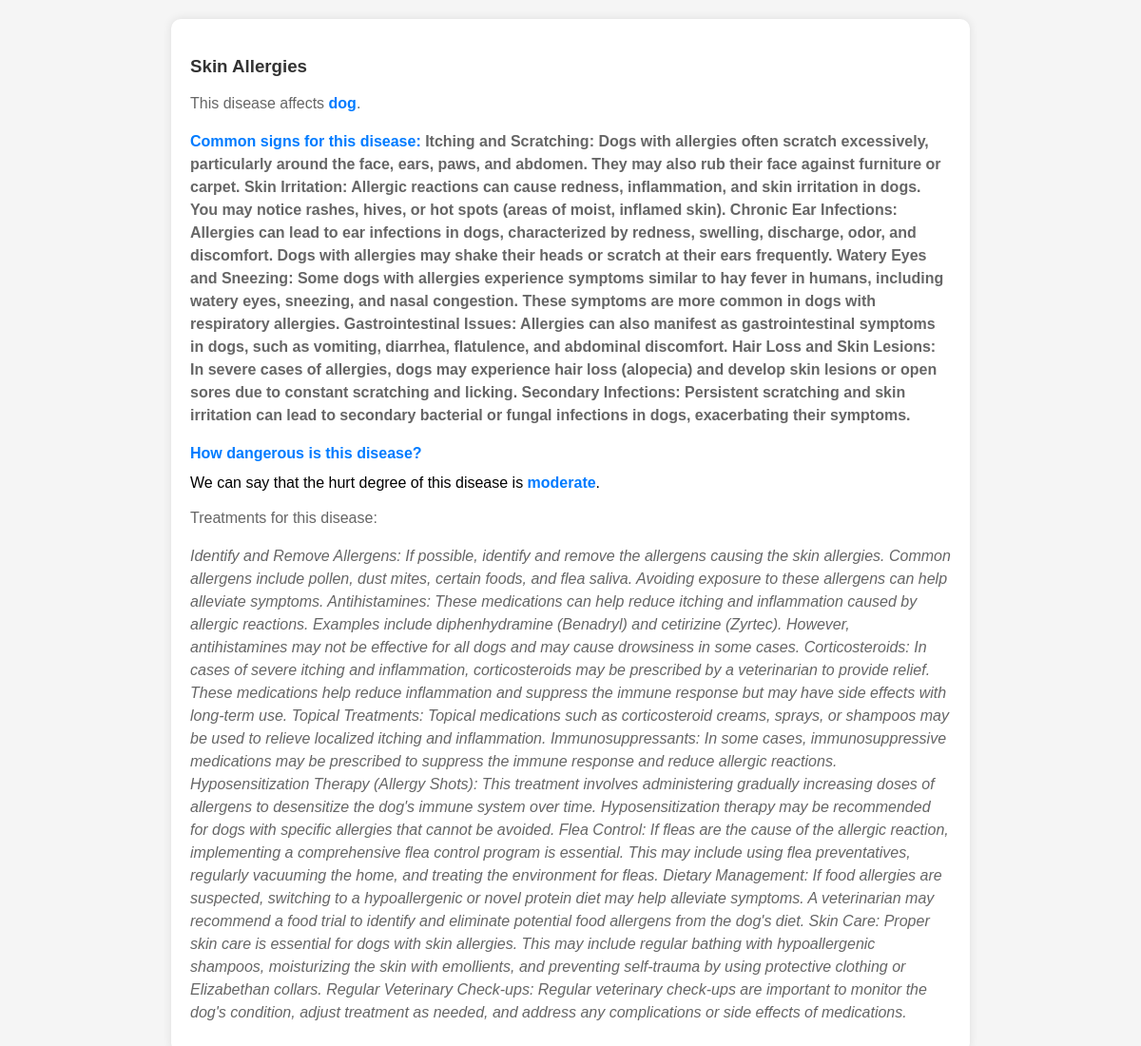
Screenshot of /pet_Health/1/ with the database file from the repository.
### pet_Health/models.py (models this page shows)
class Disease (models.Model) :
    disease_name = models.CharField(max_length=150)
    on_pet = (
        ('cat','Cat') ,
        ('dog','Dog') ,
    )
    animal = models.CharField(max_length=3, choices=on_pet)
    common_signs = models.TextField(default="this is the most common signs")
    disease_degree = (
        ('mild','Mild') ,
        ('moderate','Moderate') ,
        ('moderately_severe','Moderately_severe') ,
        ('severe','Severe') ,
        ('critical','Critical') ,
    )
    hurt_degree = models.CharField(max_length=50 , choices=disease_degree)
    treatment = models.TextField(default="These are the treatments we recommend")

### pet_Health/views.py (the view)
# urls.py: path('<int:disease_id>/' , views.detail , name = 'detail') ,
def detail(request , disease_id ) :
    selected_disease = Disease.objects.get(pk=disease_id)
    context = {
          'selected_disease' : selected_disease
     }
    return render (request , "pet_Health/detail.html" , context)

### pet_Health/templates/pet_Health/detail.html (shortened to what this page needs)
<!DOCTYPE html>
<html lang="en">
<head>
</head>
<body>
    <div class="container">
        <h3>{{ selected_disease.disease_name }}</h3>
        <p>This disease affects <b>{{ selected_disease.animal }}</b>.</p>
        <p class="common-signs"><b>Common signs for this disease:</b> {{ selected_disease.common_signs }}</p>
        <p>
            <b>How dangerous is this disease?</b>
            <div>We can say that the hurt degree of this disease is <b>{{ selected_disease.hurt_degree }}</b>.</div>
        </p>
        <p>Treatments for this disease:</p>
        <p class="treatment">{{ selected_disease.treatment }}</p>
    </div>
</body>
</html>

### pet_Health/templates/pet_Health/detail.html (style rules this page uses)
body { font-family: Arial, sans-serif; margin: 0; padding: 0; background-color: #f5f5f5; }
.container { max-width: 800px; margin: 20px auto; padding: 20px; background-color: #fff; border-radius: 10px; box-shadow: 0 0 10px rgba(0, 0, 0, 0.1); }
h3 { color: #333; margin-bottom: 10px; }
p { color: #666; line-height: 1.5; margin-bottom: 10px; }
b { color: #007bff; }
.treatment { font-style: italic; }
.common-signs { font-weight: bold; }

### rows the page displays
Disease: disease_name "Skin Allergies", animal "dog", common_signs "Itching and Scratching: Dogs with allergies often scratch excessively, particularly around the face, ears, paws, and abdomen. They may also rub their face against furniture or carpet. Skin Irritation: Allergic reactions can cause redness, inflammation, and skin irritation in dogs. You may notice rashes, hives, or hot spots (areas of moist, inflamed skin). Chronic Ear Infections: Allergies can lead to ear infections in dogs, characterized by redness, swelling, discharge, odor, and discomfort. Dogs with allergies may shake their heads or scratch at their ears frequently. Watery Eyes and Sneezing: Some dogs with allergies experience symptoms similar to hay fever in humans, including watery…", hurt_degree "moderate", treatment "Identify and Remove Allergens: If possible, identify and remove the allergens causing the skin allergies. Common allergens include pollen, dust mites, certain foods, and flea saliva. Avoiding exposure to these allergens can help alleviate symptoms. Antihistamines: These medications can help reduce itching and inflammation caused by allergic reactions. Examples include diphenhydramine (Benadryl) and cetirizine (Zyrtec). However, antihistamines may not be effective for all dogs and may cause drowsiness in some cases. Corticosteroids: In cases of severe itching and inflammation, corticosteroids may be prescribed by a veterinarian to provide relief. These medications help reduce inflammation…"
